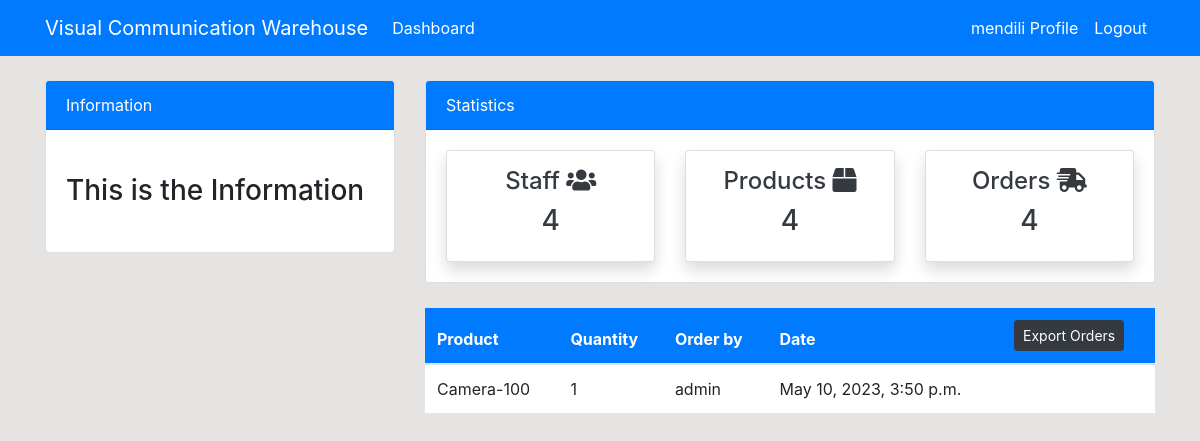
The app's page /order/ (signed in), older data.
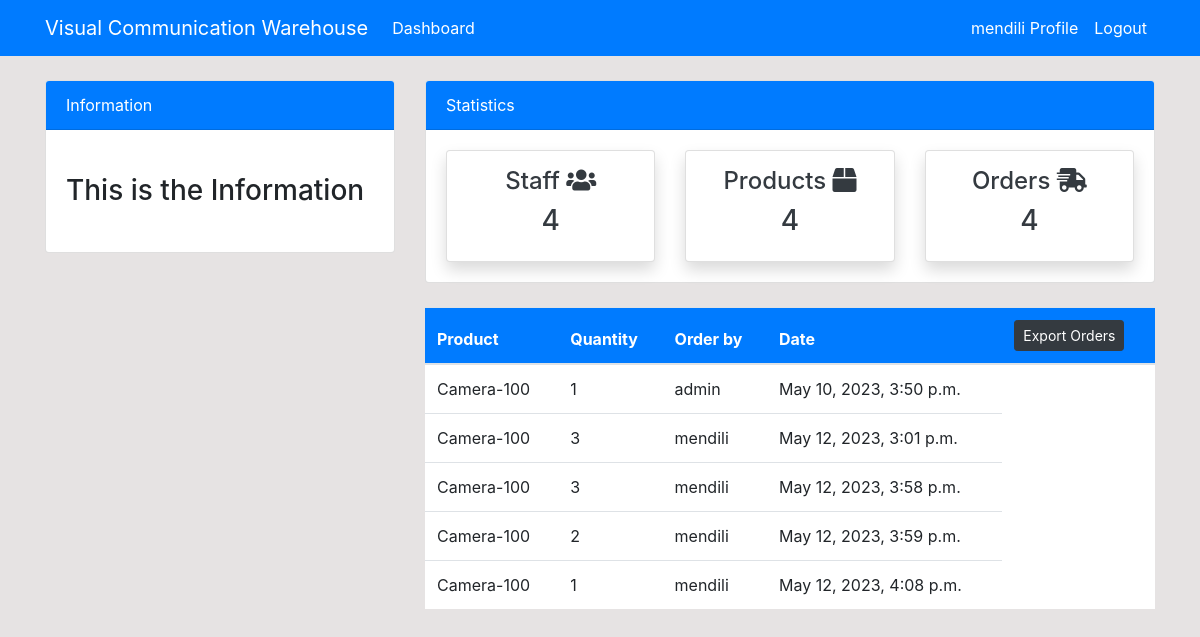
The same page, newer data.
### dashboard/models.py (models this page shows, shortened)
class Order(models.Model):
    product = models.ForeignKey(Product, on_delete=models.CASCADE,null=True)
    staff = models.ForeignKey(User, models.CASCADE, null=True)
    quantity = models.PositiveIntegerField(null=True)
    date = models.DateTimeField(auto_now_add=True)

class Product(models.Model):
    name = models.CharField(max_length=100,null=True)
    sn = models.PositiveIntegerField(null=True, verbose_name='Serial Number')
    category = models.CharField(max_length=100,choices=CATEGORY,null=True)
    quantity = models.PositiveIntegerField(null=True)
    days = models.CharField(max_length=100,choices=DAYS_TO_LOAN,null=True,verbose_name='Days To Loan',default='1-2 Days')
    def __str__(self):
        return f'{self.name}-{self.quantity}'

### dashboard/views.py (the view)
# urls.py: path('order/', views.order, name='dashboard-order'),
@login_required(login_url='user_login')
def order(request):
    orders = Order.objects.all()
    context = {
        'orders':orders,
    }
    return render(request,'dashboard/order.html',context)

### templates/dashboard/order.html
{% extends 'partials/base.html' %}
{% block content %}
{% include 'partials/topnav.html' %}
<div class="container">
    <div class="row my-4">
        <div class="col-md-4">
        </div>
        <div class="col-md-8">
            <table class="table bg-white">
                <thead class="bg-primary">
                    <tr class="text-white">
                        <th scope="col">Product</th>
                        <th scope="col">Quantity</th>
                        <th scope="col">Order by</th>
                        <th scope="col">Date</th>
                        <th scope="col">
                            <a href="{% url 'exportOrders' %}" class="btn btn-dark btn-sm">Export Orders</a>
                        </th>
                    </tr>
                </thead>
                <tbody>
                    {% for order in orders %}
                    <tr>
                        <td>{{order.product}}</td>
                        <td>{{order.quantity}}</td>
                        <td>{{order.staff.username}}</td>
                        <td>{{order.date}}</td>
                    </tr>
                    {% endfor %}
                </tbody>
            </table>
        </div>
    </div>
</div>
{% endblock %}

### templates/partials/base.html (shortened to what this page needs)
{%load static%}
<!doctype html>
<html lang="en">
<head>
    <link rel="stylesheet" href="https://cdn.jsdelivr.net/npm/bootstrap@4.6.0/dist/css/bootstrap.min.css"
>
    <link rel="stylesheet" href="https://use.fontawesome.com/releases/v5.15.2/css/all.css"
>
    <link rel="stylesheet" href="{%static './style.css'%}">
</head>
<body>
    {%include 'partials/nav.html'%}
    {%block content%}
    {%endblock%}
</body>
</html>

### templates/partials/nav.html (shortened to what this page needs)
<nav class="navbar navbar-expand-lg navbar-info bg-primary">
    {% if user.is_authenticated %}
    <div class="container">
        <a class="navbar-brand text-white" href="{%url 'dashboard-index'%}">Visual Communication Warehouse</a>
        <div class="collapse navbar-collapse" id="navbarSupportedContent">
            <ul class="navbar-nav mr-auto">
                <li class="nav-item active">
                    <a class="nav-link text-white" href="{% url 'dashboard-index' %}">Dashboard </a>
                </li>
            </ul>
            <ul class="navbar-nav ml-auto">
                <li class="nav-item active">
                    <a class="nav-link text-white" href="{% url 'user_profile' %}">{{ user.username }} Profile
                        <span class="sr-only">(current)</span></a>
                </li>
                <li class="nav-item">
                    <a class="nav-link text-white" href="{% url 'user_logout' %}">Logout</a>
                </li>
            </ul>
            {% endif %}
        </div>
    </div>
</nav>

### templates/partials/topnav.html
<div class="container">
    <div class="row mt-4">
        <div class="col-md-4">
            <div class="card">
                <div class="card-header bg-primary text-white">
                    Information
                </div>
                <div class="card-body">
                    <marquee behavior="" direction="">
                        <h3 class="my-4">This is the Information</h3>
                    </marquee>
                </div>
            </div>
        </div>
        <div class="col-md-8">
            <div class="card">
                <div class="card-header bg-primary text-white">
                    Statistics
                </div>
                <div class="card-body">
                    <div class="row">
                        <div class="col-md-4">
                            <a class="text-decoration-none text-dark" href="{% url 'dashboard-staff'%}">
                                <div class="card my-card shadow text-center p-3">
                                    <h4>Staff <i class="fas fa-users"></i></h4>
                                    <h3>4</h3>
                                </div>
                            </a>
                        </div>
                        <div class="col-md-4">
                            <a class="text-decoration-none text-dark" href="{% url 'dashboard-product'%}">
                                <div class="card my-card shadow text-center p-3">
                                    <h4>Products <i class="fas fa-box"></i></h4>
                                    <h3>4</h3>
                                </div>
                            </a>
                        </div>
                        <div class="col-md-4">
                            <a class="text-decoration-none text-dark" href="{% url 'dashboard-order'%}">
                                <div class="card my-card shadow text-center p-3">
                                    <h4>Orders <i class="fas fa-shipping-fast"></i></h4>
                                    <h3>4</h3>
                                </div>
                            </a>
                        </div>
                    </div>
                </div>
            </div>
        </div>
    </div>
</div>

### static/style.css (style rules this page uses)
body { background: rgb(230, 227, 227); }

Row changes from the older to the newer data that the page shows:
added Order: product "Camera-100", quantity "3", staff.username "mendili", date "May 12, 2023, 3:01 p.m."
added Order: product "Camera-100", quantity "3", staff.username "mendili", date "May 12, 2023, 3:58 p.m."
added Order: product "Camera-100", quantity "2", staff.username "mendili", date "May 12, 2023, 3:59 p.m."
added Order: product "Camera-100", quantity "1", staff.username "mendili", date "May 12, 2023, 4:08 p.m."
